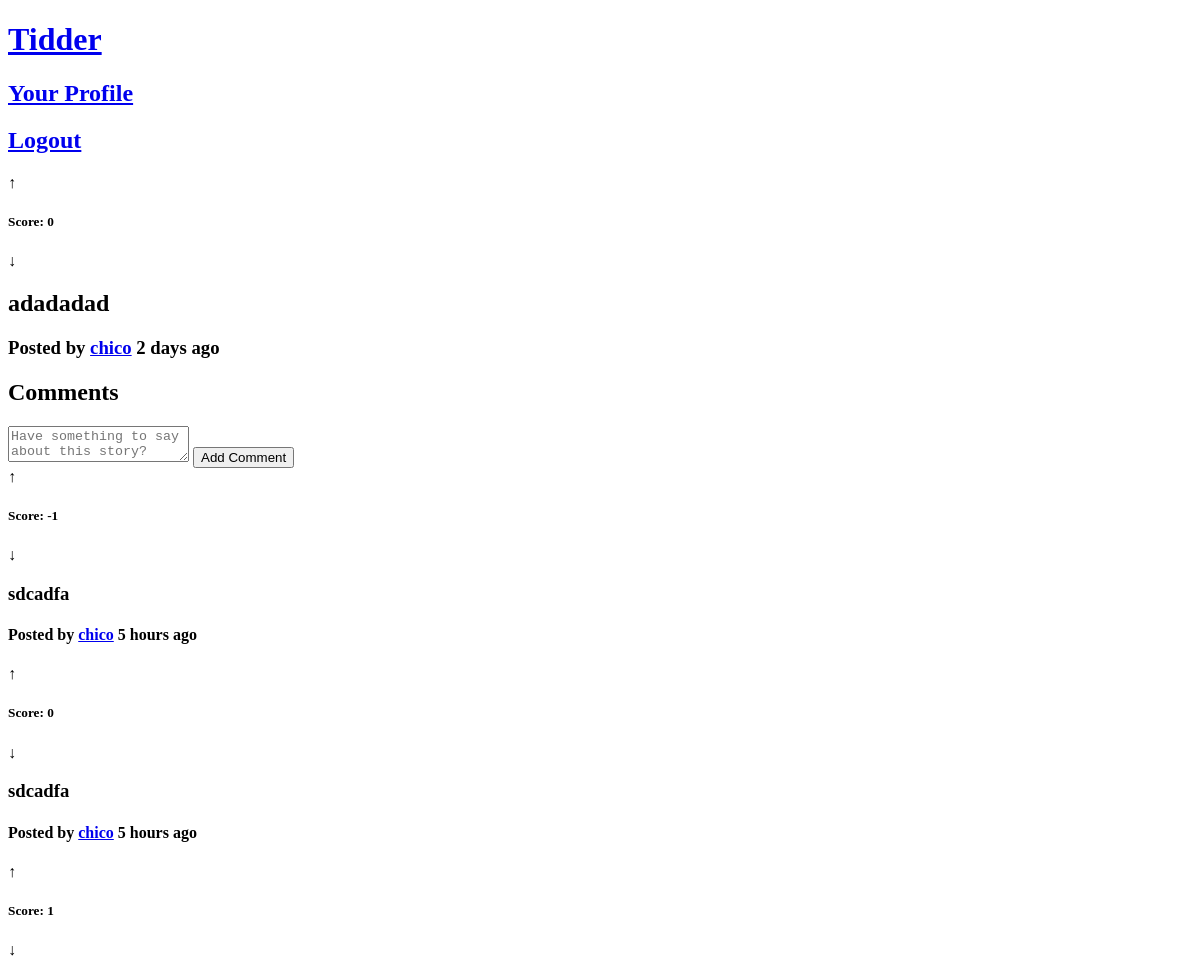
Page /pages/story.php?story_id=50 (signed in, upper part) on the earlier database version.
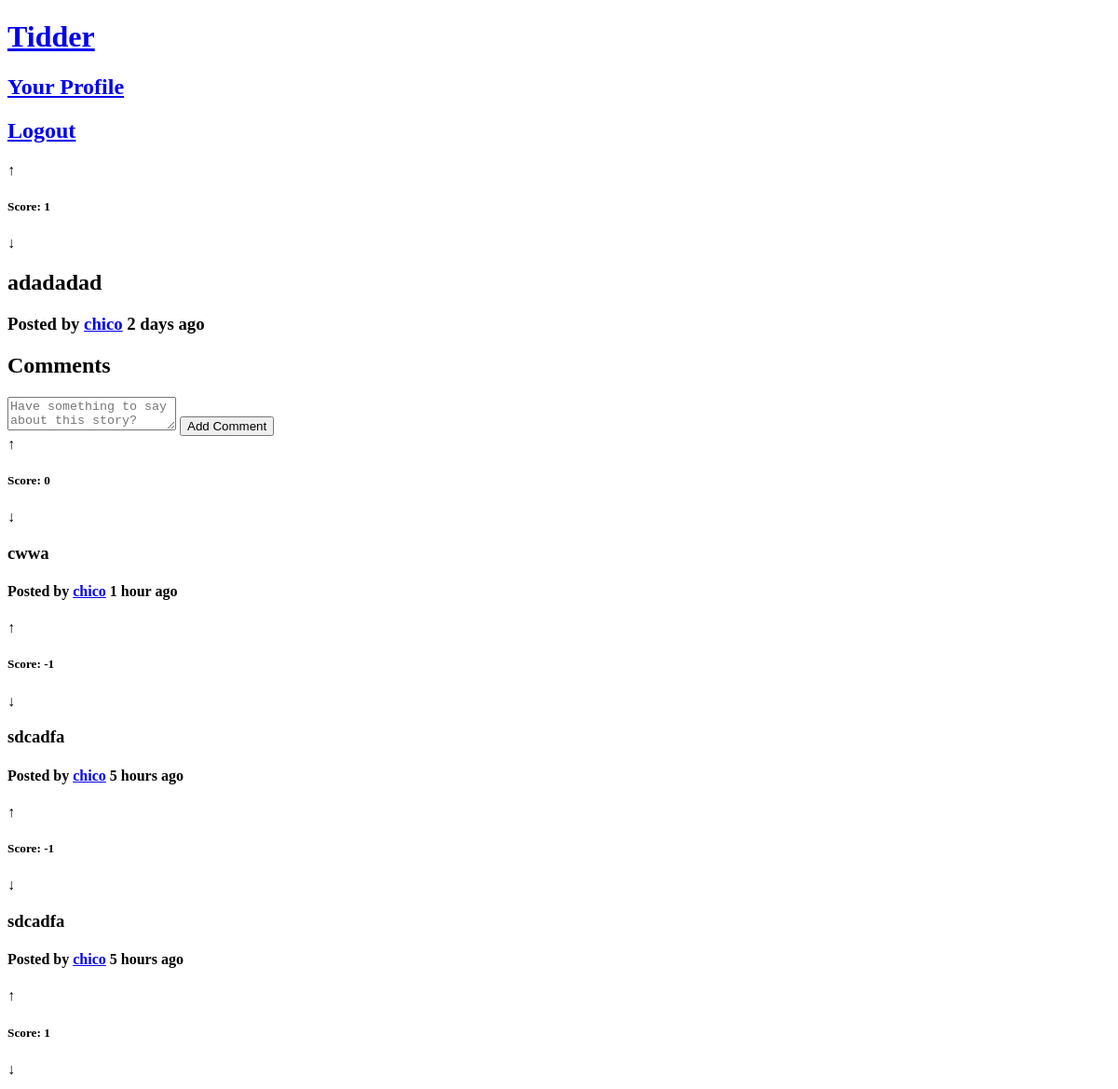
Same page on the later database version.
### tables this page shows
CREATE TABLE opinion (
    opinion_id INTEGER NOT NULL PRIMARY KEY AUTOINCREMENT,
	parent_id INTEGER REFERENCES opinion(opinion_id),
    opinion_title VARCHAR,
    opinion_text VARCHAR NOT NULL,
	posted DATETIME NOT NULL,
    user_id INTEGER NOT NULL REFERENCES user
);

CREATE TABLE user (
    user_id INTEGER NOT NULL PRIMARY KEY AUTOINCREMENT,
    username VARCHAR NOT NULL UNIQUE,
    email VARCHAR NOT NULL UNIQUE,
    password VARCHAR NOT NULL,
    realname VARCHAR,
    birthday DATE,
    join_date DATE NOT NULL,
	bio VARCHAR
);

CREATE TABLE vote(
    opinion_id INTEGER NOT NULL REFERENCES opinion,
    user_id INTEGER NOT NULL REFERENCES user,
    value INTEGER NOT NULL CHECK (value = -1 OR value = 1),
    PRIMARY KEY(opinion_id,user_id)
);

### database/db_user.php (called while the page is built, shortened)
<?php
	function getUserName($user_id){
		$db = Database::instance()->db();
		$stmt = $db->prepare('SELECT username FROM user WHERE user_id = ?');
		$stmt->execute(array($user_id));
		return $stmt->fetch()['username'];
	}
?>

### database/db_vote.php (called while the page is built, shortened)
<?php
	function getScore($opinion_id){
		$db = Database::instance()->db();
		$stmt = $db->prepare('SELECT count(*) AS score FROM vote WHERE opinion_id = ? AND value = 1');
		$stmt->execute(array($opinion_id));
		$upvotes = $stmt->fetch()['score'];
		$stmt = $db->prepare('SELECT count(*) AS score FROM vote WHERE opinion_id = ? AND value = -1');
		$stmt->execute(array($opinion_id));
		$downvotes = $stmt->fetch()['score'];
		return $upvotes - $downvotes;
	}
	function getVote($opinion_id, $user_id){
		$db = Database::instance()->db();
		$stmt = $db->prepare('SELECT value FROM vote WHERE opinion_id = ? AND user_id = ?');
		$stmt->execute(array($opinion_id, $user_id));
		$value = $stmt->fetch();
		if($value)
			return $value['value'];
		return 0;
	}
?>

### database/db_story.php (called while the page is built, shortened)
<?php
	function getStory($story_id) {
		$db = Database::instance()->db();
		$stmt = $db->prepare('SELECT * FROM opinion WHERE opinion_id = ? AND parent_id IS NULL');
		$stmt->execute(array($story_id));
		return $stmt->fetch();
	}
?>

### includes/date.php (called while the page is built, shortened)
<?php
	function deltaTime($now, $date){
		$time = strtotime($date);
		$delta = $now - $time;
		if(!floor($delta/86400)){
			$time_word = (floor($delta/3600) == 1 ? ' hour ' : ' hours ');
			return floor($delta/3600).$time_word.'ago';
		}
		if(!floor($delta/2592000)){
			$time_word = (floor($delta/86400) == 1 ? ' day ' : ' days ');
			return floor($delta/86400).$time_word.'ago';
		}
		$time_word = (floor($delta/31104000) == 1 ? ' year ' : ' years ');
		return floor($delta/31104000).$time_word.'ago';
	}
?>

### database/db_comment.php (called while the page is built, shortened)
<?php
	function getAllComments($parent_id) {
		$db = Database::instance()->db();
		$stmt = $db->prepare('SELECT * FROM opinion WHERE parent_id IS ?');
		$stmt->execute(array($parent_id));
		return $stmt->fetchAll();
	}
?>

### templates/tpl_comments.php (the view, shortened to what this page needs)
<?php
	function draw_comments($comments, $not_profile){
		global $story_id?>
        <section id="comments">
		<header>
			<h2>Comments</h2>
		</header>
		<?php
		if($not_profile){
			if((isset($_SESSION['user_id']))) { ?>
				<form>
					<textarea name="comment" placeholder="Have something to say about this story?" required></textarea>
					<input type="submit" value="Add Comment">
				</form>
		<?php } else { ?>
			<p>Have something to say about this story? <a href="login.php">Login!</a> or <a href="signup.php">Sign Up!</a></p>
		<?php }
		}
		    foreach($comments as $comment)
				draw_comment($comment);
		?>
		</section>
        <?php } ?>
    <?php function draw_comment($comment) {
		global $now;?>
        <article class="comment" data-id="<?=$comment['opinion_id']?>">
			<div class="upvote" role="button" data-value="<?=$comment['vote']?>">&#8593;</div>
			<h5>Score: <?=$comment['score']?></h5>
			<div class="downvote" role="button" data-value="<?=$comment['vote']?>">&#8595;</div>
			<h3><?=$comment['opinion_text']?></a></h3>
			<h4>Posted by <a href="<?='profile.php?username='.urlencode($comment['username'])?>"><?=$comment['username']?></a> <?=deltaTime($now, $comment['posted'])?></h4>
        </article>
    <?php } ?>

### templates/tpl_common.php (shortened to what this page needs)
<?php
include_once('../database/db_user.php');
function draw_header($isnt_login_signup) {
?>
<!DOCTYPE html>
<html lang="en-US">
<head>
	<link rel="stylesheet" type="text/css" href="../css/style.css">
</head>
<body>
	<header>
		<h1><a href="../index.php">Tidder</a></h1>
	<?php if(!isset($_SESSION['user_id'])) {
			if($isnt_login_signup) { ?>
				<h2><a href='../pages/login.php'>Login</a></h2>
				<h2><a href='../pages/signup.php'>Signup</a></h2>
	<?php }
	} else {
			$username = getUserName($_SESSION['user_id']);
			$profile_link = "../pages/profile.php?username=".urlencode($username); ?>
			<h2><a href=<?=$profile_link?>>Your Profile</a></h2>
			<h2><a href='../actions/action_logout.php'>Logout</a></h2>
	<?php } ?>
	</header>
<?php
}
function draw_footer() {?>
	</body>
</html>
<?php } ?>

### pages/story.php (shortened to what this page needs)
<?php
	include_once('../includes/date.php');
	include_once('../database/db_user.php');
	include_once('../database/db_story.php');
	include_once('../database/db_comment.php');
	include_once('../database/db_vote.php');
	include_once('../templates/tpl_common.php');
	include_once('../templates/tpl_comments.php');
	$story_id = $_GET['story_id'];
	try {
		$story = getStory($story_id);
    } catch (PDOException $e) {
        die(header('Location: stories.php'));
	}
	$now = time();
	$username = getUserName($story['user_id']);
	$score = getScore($story_id);
	if(isset($_SESSION['user_id']))
		$vote = getVote($story_id, $_SESSION['user_id']);
	draw_header(true);
?>
	<section id="story" data-id="<?=$story_id?>">
		<div class="upvote" role="button" data-value="<?=$vote?>">&#8593;</div>
		<h5>Score: <?=$score?></h5>
		<div class="downvote" role="button" data-value="<?=$vote?>">&#8595;</div>
		<h2><?=$story['opinion_text']?></h2>
		<h3>Posted by <a href="<?='profile.php?username='.urlencode($username)?>"><?=$username?></a> <?=deltaTime($now, $story['posted'])?></h3>
	</section>
<?php
	$comments = array_reverse(getAllComments($story_id));
	for($i = 0; $i < count($comments); $i++){
		$comments[$i]['username'] = getUserName($comments[$i]['user_id']);
		$comments[$i]['score'] = getScore($comments[$i]['opinion_id']);
		if(isset($_SESSION['user_id']))
			$comments[$i]['vote'] = getVote($comments[$i]['opinion_id'], $_SESSION['user_id']);
	}
	draw_comments($comments, true);
	draw_footer();
?>

Differences in the rows shown:
no longer on this page (row unchanged): user: username "chico"
added vote: value.username "chico"
added opinion: score "0", opinion_text "cwwa", username "chico", posted "1 hour ago"
computed for opinion (number 4 of 5 on the later page): score "0" → "-1"
Other differences:
$score: "0" → "1"
